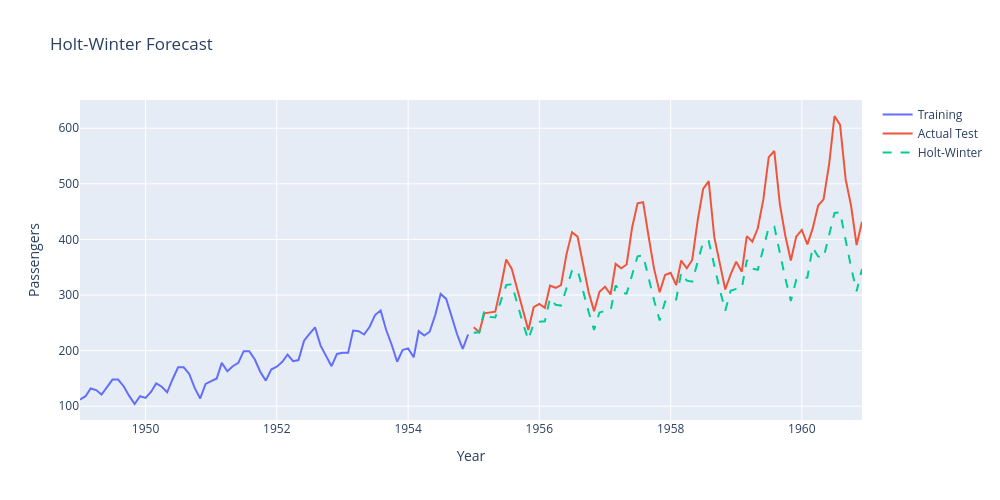

Here is the notebook cell this chart was saved with:
### Code cell
fig=go.Figure()
fig.add_trace(
    go.Scatter(
        x=train.index,
        y=train["Passengers"],
        mode="lines",
        name="Training"
    ))
fig.add_trace(go.Scatter(
    x=test.index,
    y=test["Passengers"],
    mode="lines",
    name="Actual Test"
))
fig.add_trace(go.Scatter(
    x=test.index,
    y=hw_forecast,
    mode="lines",
    name="Holt-Winter",
    line=dict(dash="dash")
))
fig.update_layout(
    title="Holt-Winter Forecast",
    xaxis_title="Year",
    yaxis_title="Passengers",
    width=1000,
    height=500)
fig.show()
